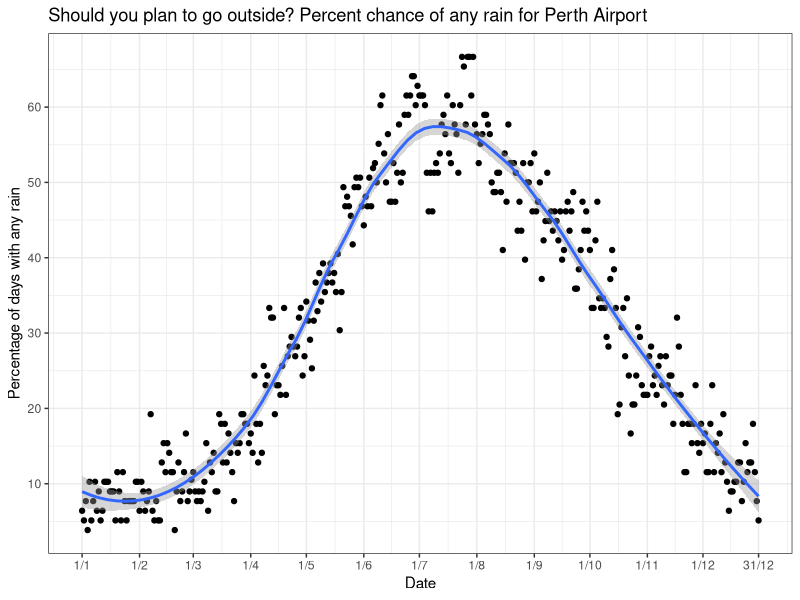
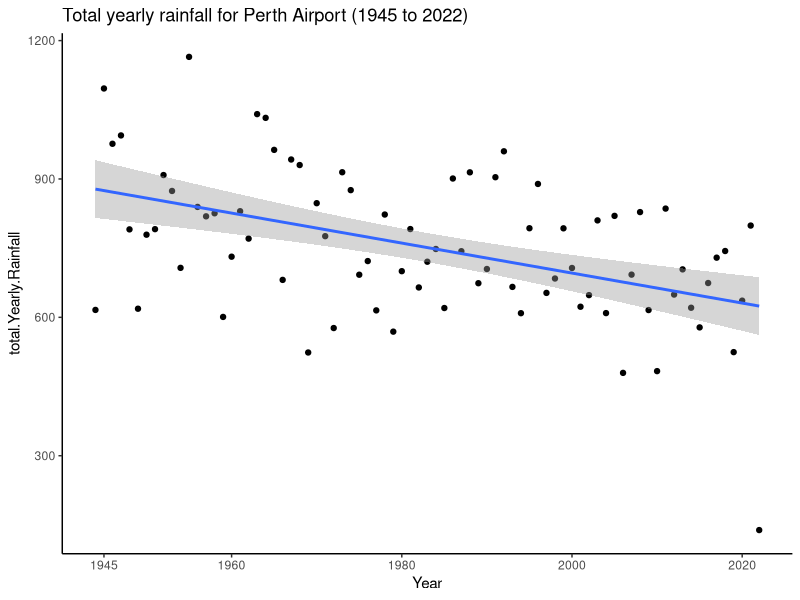

Here is the R script that generated these plots, in order:
## ---- chunk 1
suppressMessages(library(data.table))
suppressMessages(library(tidyverse))
suppressMessages(library(splines))
## ---- chunk 2
rainRaw <- fread("airport_data/IDCJAC0009_009021_1800_Data.csv")
#remove nan rainfall rows, no rainfall is represented by 0,
# NaN is not observed/recorded in this dataset
rain <- rainRaw %>% drop_na("Rainfall amount (millimetres)")
rain %>% head(2)
## ---- chunk 3
#boolean for whether it rained at all
rain <- rain %>% 
	mutate(did_rain = `Rainfall amount (millimetres)` > 0)
## ---- chunk 4
rainy_days <- rain %>% 
	group_by(Month, Day) %>% 
	summarise(
	  number_of_rainy_days = sum(did_rain), days_observed = n()
	) %>% 
	mutate(proportion_rained = number_of_rainy_days/days_observed)

rainy_days$index <- 1:length(rainy_days$Day)
rainy_days <- rainy_days %>% 
  mutate(date_str = str_c(Day, Month, sep = "/"))
custom_breaks = c(
	1,32,32+29,32+29+31,92+30,153,153+30,214,245,275,306,336,366
)
rainy_days %>% 
	ggplot(aes(index, proportion_rained*100)) +
	geom_point() +
	geom_smooth(span=0.5) +
	scale_y_continuous(breaks = seq(0,1,0.1)*100) +
	ylab("Percentage of days with any rain") +
	xlab("Date") +
	scale_x_continuous(
	  breaks = custom_breaks, labels = rainy_days$date_str[custom_breaks]
	) +
	ggtitle("Should you plan to go outside? Percent chance of any rain for Perth Airport") +
	theme_bw()
## ---- chunk 5
rainfall_totals_yearly <- rain %>% 
  group_by(Year) %>% summarise(total.Yearly.Rainfall = sum(`Rainfall amount (millimetres)`)) 

rainfall_totals_yearly %>% 
  ggplot(aes(Year, total.Yearly.Rainfall)) +
  geom_point() +
  geom_smooth(method="lm") +
  scale_x_continuous(breaks = c(1945,1960,1980,2000,2020)) +
  ggtitle("Total yearly rainfall for Perth Airport (1945 to 2022)") +
  theme_classic()
## ---- chunk 6
#to use our intercept we set 1944 to be "year zero"
rainfall_totals_yearly <- rainfall_totals_yearly %>% mutate(Year_zeroed = Year-1944)
rainfall_model_lm <- lm("total.Yearly.Rainfall ~ Year_zeroed" , data = rainfall_totals_yearly)
summary(rainfall_model_lm)
predict(rainfall_model_lm, list(Year_zeroed=2020-1945))
## ---- chunk 7
rainfalls_end_model = lm("Year_zeroed ~ total.Yearly.Rainfall" , data = rainfall_totals_yearly)
summary(rainfalls_end_model)
